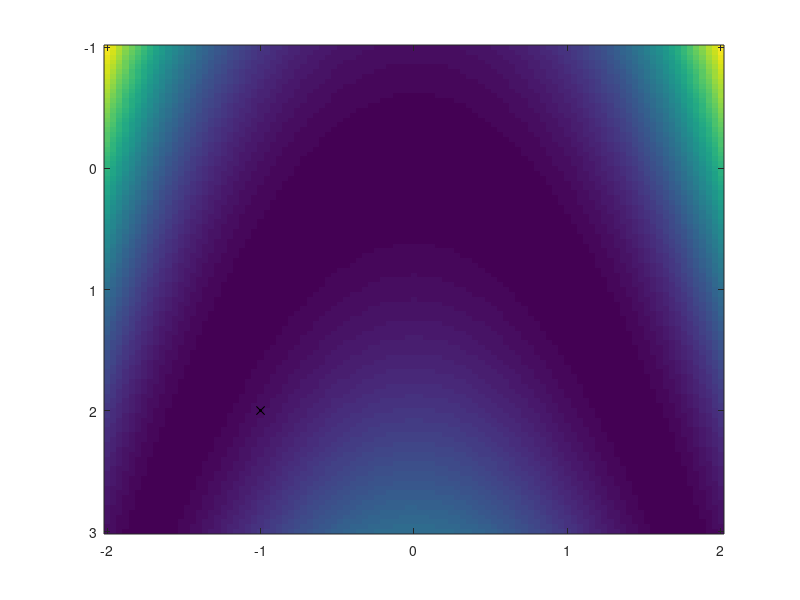

Recreate this plot in MATLAB. (Note: this script raises an error after producing the figure.)
clear;

anonrosen = @(x)(100*(x(2,:) - x(1,:).^2).^2 + (1-x(1,:)).^2);
x0 = [-1;2];

x = linspace(-2,2,101);
y = linspace(-1,3,101);
[X2,X1] = ndgrid(y,x);
F = zeros(size(X1));
F(:) = anonrosen([X1(:) X2(:)].');
imagesc(x,y,F);
line(x0(1),x0(2),'Marker','x','LineStyle','none','MarkerFaceColor','k','Color','k');
h = line(x0(1),x0(2),'Marker','.','Color','k');

options = nlopt.options('ln_neldermead',2,'OutputFun',@outfun);
[x, fval, flag, output] = nlopt.fminunc(anonrosen,x0,options);

line(x(1),x(2),'Marker','o','LineStyle','none','Color','k','MarkerFaceColor','k')

function stop = outfun(x,optimvalues,state)
  set(h,'XData',[h.XData x(1)],'YData',[h.YData x(2)]);
  stop = false;
end
